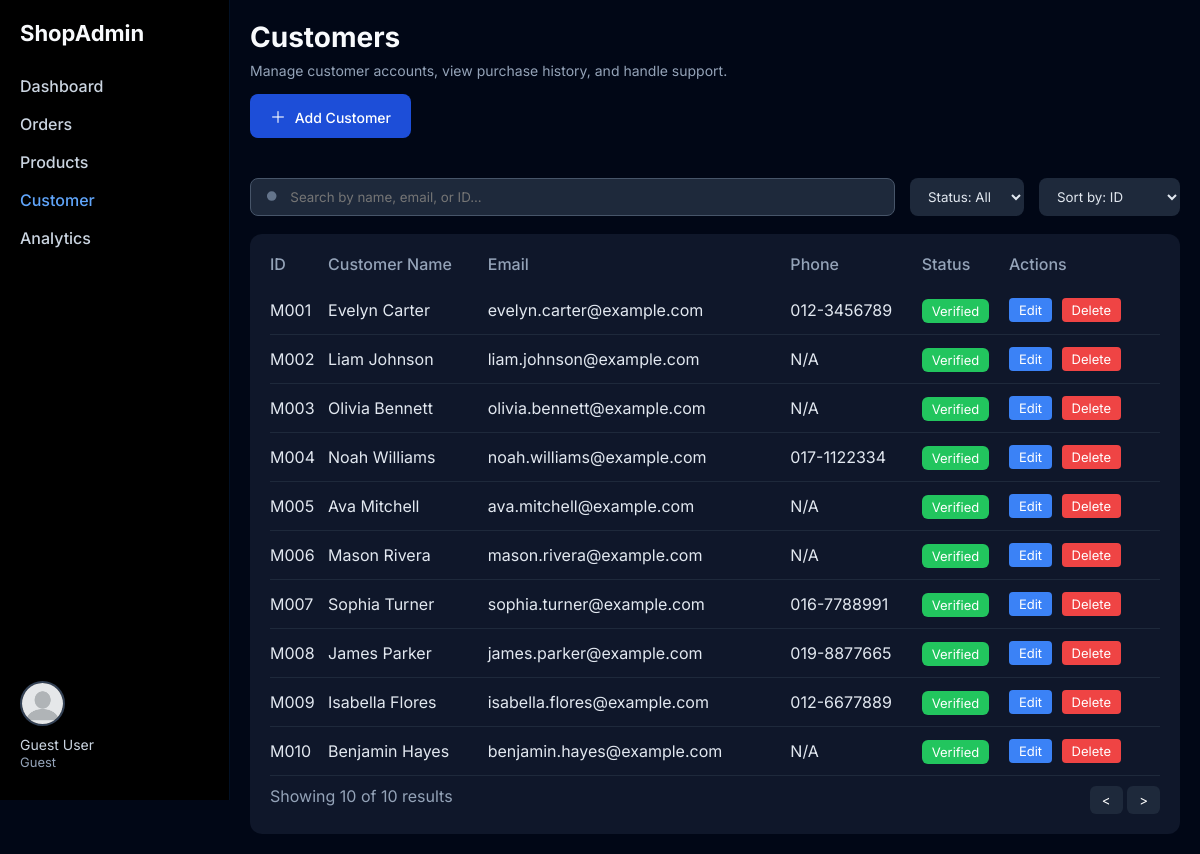
Page /pages/admin/adminCustomer.php on the committed database.
### tables this page shows
CREATE TABLE `users` (
    `user_id` varchar(12) NOT NULL,
    `user_name` varchar(50) NOT NULL,
    `user_role` enum('Member', 'Admin') NOT NULL DEFAULT 'Member',
    `email` varchar(50) NOT NULL,
    `hash_password` varchar(255) NOT NULL,
    `account_status` enum(
        'Verified',
        'Unverified',
        'Blocked'
    ) NOT NULL DEFAULT 'Unverified'
);

CREATE TABLE `userprofile` (
    `user_id` varchar(12) NOT NULL,
    `dob` date DEFAULT NULL,
    `contact_num` varchar(20) DEFAULT NULL,
    `gender` enum('Male', 'Female') DEFAULT NULL
);

### _base.php (called while the page is built, shortened)
<?php
$pathPrefix = (strpos($_SERVER['SCRIPT_NAME'], '/FixAndGo_Web') === 0) ? '/FixAndGo_Web' : '';
function get($key, $value = '')
{
    $value = $_GET[$key] ?? $value;
    return is_array($value) ? array_map('trim', $value) : trim($value);
}

### DAO/customer_dao.php (called while the page is built, shortened)
<?php
class CustomerDAO {
    public static function getAllCustomers($search = '', $status = '', $sortBy = 'user_id', $role = 'Member') {
        global $_db;
        $query = "SELECT u.*, up.contact_num, up.dob, up.gender, a.address_one, a.state
                  FROM users u
                  LEFT JOIN userprofile up ON u.user_id = up.user_id
                  LEFT JOIN address a ON u.user_id = a.user_id
                  WHERE u.user_role = ?";
        $params = [$role];
        $allowedSort = ['user_id', 'user_name', 'account_status', 'email'];
        if ($sortBy == 'user_name' || $sortBy == 'email' || $sortBy == 'user_id') {
            $query .= " ORDER BY u.$sortBy ASC";
        } else {
            $query .= " ORDER BY u.$sortBy DESC";
        }
        $stmt = $_db->prepare($query);
        $stmt->execute($params);
        return $stmt->fetchAll();
    }
    public static function getTotalCount($search = '', $status = '', $role = 'Member') {
        global $_db;
        $query = "SELECT COUNT(*) as total FROM users WHERE user_role = ?";
        $params = [$role];
        $stmt = $_db->prepare($query);
        $stmt->execute($params);
        $row = $stmt->fetch();
        return $row->total;
    }
}
?>

### pages/admin/adminCustomer.php (the view, shortened to what this page needs)
<?php
require_once __DIR__ . '/../../_base.php';
$search = get('search');
$status = get('status', 'All');
$sortBy = get('sort', 'user_id');
$customers = CustomerDAO::getAllCustomers($search, $status, $sortBy, 'Member');
$totalCustomers = CustomerDAO::getTotalCount($search, $status, 'Member');
$selectedCustomer = null;
include 'adminHeader.php';
?>
<link rel="stylesheet" href="../../css/adminCustomer.css">
<div class="customers-page">
    <div class="customers-header">
        <div>
            <h1>Customers</h1>
            <p>Manage customer accounts, view purchase history, and handle support.</p>
            <button class="add-btn" onclick="showAddModal()">
                <span>＋</span> Add Customer
            </button>
        </div>
    </div>
    <div class="customers-content">
        <div class="left-section">
            <form method="GET" action="adminCustomer.php" class="customer-toolbar">
                <div class="search-box">
                    <svg width="16" height="16" fill="#64748b" viewBox="0 0 24 24">
                        <path d="M21 21l-4.35-4.35M10.5 18a7.5 7.5 0 1 1 0-15 7.5 7.5 0 0 1 0 15z"/>
                    </svg>
                    <input type="text" name="search" placeholder="Search by name, email, or ID..."
                           value="<?= htmlspecialchars($search) ?>">
                </div>
                <select name="status" class="filter-select" onchange="this.form.submit()">
                    <option value="All" <?= $status == 'All' ? 'selected' : '' ?>>Status: All</option>
                </select>
                <select name="sort" class="sort-select" onchange="this.form.submit()">
                    <option value="user_id" <?= $sortBy == 'user_id' ? 'selected' : '' ?>>Sort by: ID</option>
                </select>
            </form>
            <div class="customer-table-container">
                <table class="customer-table">
                    <thead>
                        <tr>
                            <th>ID</th>
                            <th>Customer Name</th>
                            <th>Email</th>
                            <th>Phone</th>
                            <th>Status</th>
                            <th>Actions</th>
                        </tr>
                    </thead>
                    <tbody>
                        <?php if (empty($customers)): ?>
                            <tr>
                                <td colspan="6" style="text-align: center; padding: 30px;">
                                    No customers found
                                </td>
                            </tr>
                        <?php else: ?>
                            <?php foreach ($customers as $customer): ?>
                            <tr class="<?= ($selectedCustomer && $selectedCustomer->user_id == $customer->user_id) ? 'selected' : '' ?>"
                                onclick="window.location.href='?edit=<?= $customer->user_id ?>'"
                                style="cursor: pointer;">
                                <td><?= htmlspecialchars($customer->user_id) ?></td>
                                <td class="<?= ($selectedCustomer && $selectedCustomer->user_id == $customer->user_id) ? 'highlight' : '' ?>">
                                    <?= htmlspecialchars($customer->user_name) ?>
                                </td>
                                <td><?= htmlspecialchars($customer->email) ?></td>
                                <td><?= htmlspecialchars($customer->contact_num ?? 'N/A') ?></td>
                                <td>
                                    <?php
                                    $statusClass = strtolower($customer->account_status);
                                    if ($statusClass == 'verified') $statusClass = 'active';
                                    ?>
                                    <span class="status <?= $statusClass ?>">
                                        <?= htmlspecialchars($customer->account_status) ?>
                                    </span>
                                </td>
                                <td onclick="event.stopPropagation();">
                                    <a href="?edit=<?= $customer->user_id ?>" class="btn-edit">Edit</a>
                                    <a href="?action=delete&id=<?= $customer->user_id ?>"
                                    onclick="return confirm('Are you sure you want to delete this customer?')"
                                    class="btn-delete">Delete</a>
                                </td>
                            </tr>
                            <?php endforeach; ?>
                        <?php endif; ?>
                    </tbody>
                </table>
                <div class="table-footer">
                    <p>Showing <?= count($customers) ?> of <?= $totalCustomers ?> results</p>
                    <div class="pagination">
                        <button>&lt;</button>
                        <button>&gt;</button>
                    </div>
                </div>
            </div>
        </div>
    </div>
</div>
<?php include 'adminFooter.php'; ?>

### pages/admin/adminHeader.php (shortened to what this page needs)
<!DOCTYPE html>
<html lang="en">
<head>
    <link rel="stylesheet" href="../../css/admin.css">
    <link rel="stylesheet" href="https://cdnjs.cloudflare.com/ajax/libs/font-awesome/7.0.1/css/all.min.css">
</head>
<body>
    <div class="admin-layout">
        <?php include 'adminSidebar.php'; ?>
        <div class="admin-main">

### pages/admin/adminSidebar.php
<?php
$currentUser = getCurrentUser();
if (!$currentUser) {
    $currentUser = (object)[
        'user_id' => null,
        'user_name' => 'Guest User',
        'user_role' => 'Guest'
    ];
}
$userProfilePic = $currentUser->user_id ? getUserProfilePicture($currentUser->user_id) : $pathPrefix . '/images/profile/default_profile_picture.webp';
?>
<div class="admin-sidebar">
    <h2 class="logo">ShopAdmin</h2>
    <ul class="menu">
        <li><a href="adminDashboard.php" class="<?= basename($_SERVER['PHP_SELF']) == 'adminDashboard.php' ? 'active' : '' ?>">Dashboard</a></li>
        <li><a href="adminOrder.php" class="<?= basename($_SERVER['PHP_SELF']) == 'adminOrder.php' ? 'active' : '' ?>">Orders</a></li>
        <li><a href="admin-add-product.php" class="<?= basename($_SERVER['PHP_SELF']) == 'admin-add-product.php' ? 'active' : '' ?>">Products</a></li>
        <li><a href="adminCustomer.php" class="<?= basename($_SERVER['PHP_SELF']) == 'adminCustomer.php' ? 'active' : '' ?>">Customer</a></li>
        <li><a href="analytics.php" class="<?= basename($_SERVER['PHP_SELF']) == 'analytics.php' ? 'active' : '' ?>">Analytics</a></li>
    </ul>
    <div class="sidebar-footer">
        <img src="<?= htmlspecialchars($userProfilePic) ?>"
            class="avatar"
            alt="<?= htmlspecialchars($currentUser->user_name) ?>"
            width="45" height="45"  style="width: 45px; height: 45px; object-fit: cover;"
            onerror="this.src='<?= $pathPrefix ?>/images/profile/default_profile_picture.webp'">
        <p class="admin-name">
            <?= htmlspecialchars($currentUser->user_name) ?><br>
            <span><?= htmlspecialchars($currentUser->user_role) ?></span>
        </p>
    </div>
</div>

### pages/admin/adminFooter.php
    </div>
</div>
</body>
</html>

### css/admin.css (style rules this page uses)
:root { --color-bg-body: #010716; --color-text-light: #e2e8f0; --color-sidebar-bg: #000000; --color-sidebar-border: #021024; --color-logo-text: #f8fafc; --color-menu-text: #cbd5e1; --color-menu-active: #60a5fa; --color-admin-name: #cbd5e1; --color-admin-name-muted: #94a3b8; --color-search-border: #475569; --color-search-bg: #000000; --color-search-text: #f1f5f9; }
* { margin: 0; padding: 0; box-sizing: border-box; font-family: Inter, sans-serif; }
body { background: var(--color-bg-body); color: var(--color-text-light); }
.admin-layout { display: flex; min-height: 100vh; }
.admin-sidebar { width: 230px; background: var(--color-sidebar-bg); padding: 20px; border-right: 1px solid var(--color-sidebar-border); height: 100vh; position: fixed; top: 0; left: 0; }
.logo { font-size: 22px; font-weight: 700; margin-bottom: 30px; color: var(--color-logo-text); }
.menu li { list-style: none; margin-bottom: 18px; }
.menu a { text-decoration: none; color: var(--color-menu-text); font-weight: 500; }
.menu a.active { color: var(--color-menu-active); }
.sidebar-footer { position: absolute; bottom: 30px; left: 20px; right: 20px; color: var(--color-admin-name); }
.sidebar-footer .avatar { width: 45px; height: 45px; border-radius: 50%; margin-bottom: 10px; object-fit: cover; border: 2px solid #334155; display: block; }
.admin-name { font-size: 14px; color: var(--color-admin-name); }
.admin-name span { font-size: 13px; color: var(--color-admin-name-muted); }
.admin-main { flex: 1; padding: 20px; margin-left: 230px; }
.search-box { width: 600px; max-width: 800px; padding: 10px; border-radius: 6px; border: 1px solid var(--color-search-border); background: var(--color-search-bg); color: var(--color-search-text); }
.avatar { width: 40px; height: 40px; border-radius: 50%; margin-right: 10px; object-fit: cover; }

### css/adminCustomer.css (style rules this page uses)
.customers-page { display: flex; flex-direction: column; gap: 20px; color: #e2e8f0; }
.customers-header { margin-bottom: 20px; }
.customers-header h1 { font-size: 28px; font-weight: 700; margin-bottom: 8px; color: #f8fafc; }
.customers-header p { font-size: 14px; color: #94a3b8; margin-bottom: 15px; }
.add-btn { background: #1d4ed8; padding: 10px 20px; border: none; color: white; font-weight: 500; border-radius: 8px; cursor: pointer; font-size: 14px; }
.add-btn span { font-size: 16px; margin-right: 5px; }
.customers-content { display: flex; gap: 25px; }
.left-section { flex: 1; }
.customer-toolbar { display: flex; align-items: center; gap: 15px; margin-bottom: 18px; }
.search-box { background: #1e293b; padding: 10px 14px; border-radius: 8px; display: flex; align-items: center; gap: 10px; flex: 1; }
.search-box input { background: transparent; border: none; color: #e2e8f0; width: 100%; }
.filter-select, .sort-select { background: #1e293b; color: #e2e8f0; border-radius: 8px; border: none; padding: 10px 14px; }
.customer-table-container { background: #0f172a; padding: 20px; border-radius: 12px; flex: 3; }
.customer-table { width: 100%; border-collapse: collapse; }
.customer-table th { text-align: left; padding-bottom: 12px; color: #94a3b8; font-weight: 500; }
.customer-table td { padding: 12px 0; border-bottom: 1px solid #1e293b; }
.customer-table tbody tr { cursor: pointer; transition: background-color 0.2s ease; }
.customer-table td:last-child { pointer-events: none; }
.customer-table td:last-child a { pointer-events: auto; }
.status { padding: 4px 10px; border-radius: 6px; font-size: 13px; color: white; }
.status.active { background: #22c55e; }
.table-footer { margin-top: 10px; display: flex; justify-content: space-between; color: #94a3b8; }
.pagination button { background: #1e293b; border: none; padding: 6px 12px; border-radius: 6px; color: white; }
.btn-edit, .btn-delete { padding: 4px 10px; border-radius: 4px; text-decoration: none; font-size: 13px; margin-right: 5px; display: inline-block; }
.btn-edit { background: #3b82f6; color: white; }
.btn-delete { background: #ef4444; color: white; }

### rows in the picture
users: user_id "M001", user_name "Evelyn Carter", email "evelyn.carter@example.com", userprofile.contact_num "012-3456789", account_status "Verified"
users: user_id "M002", user_name "Liam Johnson", email "liam.johnson@example.com", userprofile.contact_num "N/A", account_status "Verified"
users: user_id "M003", user_name "Olivia Bennett", email "olivia.bennett@example.com", userprofile.contact_num "N/A", account_status "Verified"
users: user_id "M004", user_name "Noah Williams", email "noah.williams@example.com", userprofile.contact_num "017-1122334", account_status "Verified"
users: user_id "M005", user_name "Ava Mitchell", email "ava.mitchell@example.com", userprofile.contact_num "N/A", account_status "Verified"
users: user_id "M006", user_name "Mason Rivera", email "mason.rivera@example.com", userprofile.contact_num "N/A", account_status "Verified"
users: user_id "M007", user_name "Sophia Turner", email "sophia.turner@example.com", userprofile.contact_num "016-7788991", account_status "Verified"
users: user_id "M008", user_name "James Parker", email "james.parker@example.com", userprofile.contact_num "019-8877665", account_status "Verified"
users: user_id "M009", user_name "Isabella Flores", email "isabella.flores@example.com", userprofile.contact_num "012-6677889", account_status "Verified"
users: user_id "M010", user_name "Benjamin Hayes", email "benjamin.hayes@example.com", userprofile.contact_num "N/A", account_status "Verified"

### other values in the picture
$currentUser->user_name "Guest User"
$currentUser->user_role "Guest"
count($customers) "10"
$totalCustomers "10"
